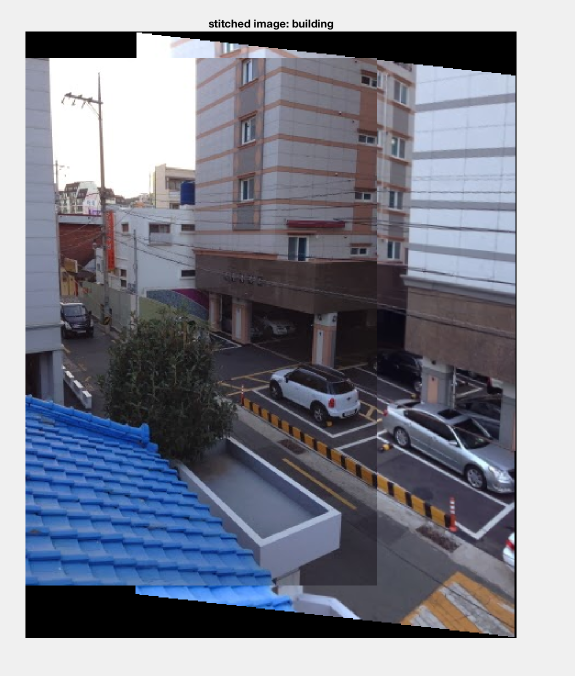
%> input picture latex_images/Abuilding.jpg, 1150 x 1352 px (shown at 1/2 size)
$ octave --eval "result = detectBlobs(imread('../latex_images/Abuilding.jpg'));"   (GNU Octave 9; MATLAB toolbox functions it lacks are replaced by stand-ins)
%> lines starting %> are read from the running program, lines starting %| are printed output that depends on the picture
function blobs = detectBlobs(im, param)
% DETECTBLOBS detects blobs in an image
%   BLOBS = DETECTBLOBSCALEIMAGE(IM, PARAM) detects multi-scale blobs in IM.
%   The method uses the Laplacian of Gaussian filter to find blobs across
%   scale space.
%
% Input:
%   IM - input image
%   PARAM - struct containing the following fields
%       PARAM.SIGMA - sigma of the LoG filter (smallest blob desired)
%       PARAM.INTERVAL - number of intervals in an octave
%       PARAM.THRESHOLD - threshold for blob detection
%       PARAM.DISPLAY - if true then then shows intermediate results
%
% Ouput:
%   BLOBS - n x 4 array with blob in each row in (x, y, radius, score)
%

% Convert image to grayscale and convert it to double [0 1].
if size(im, 3) > 1
    im = rgb2gray(im);
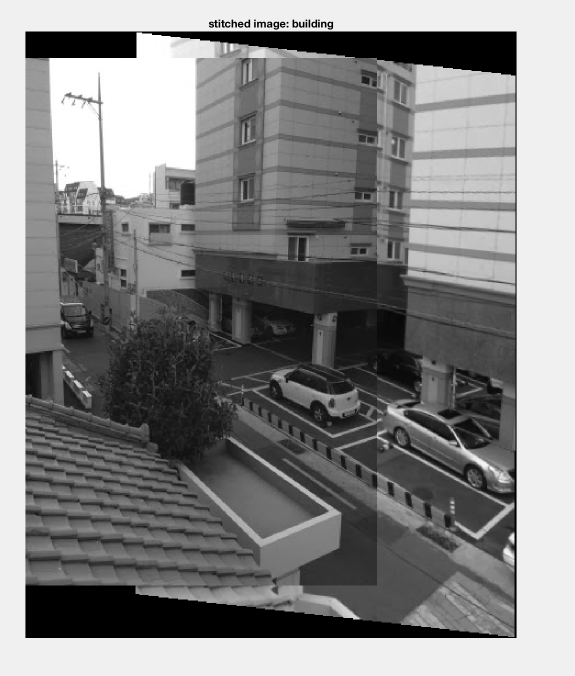
%> im: size 1352x1150 uint8 (shown at 1/2 size); min 0, max 255, mean 131.6
end
if ~isfloat(im)
    im = im2double(im);
%> im: size 1352x1150 double
end

% If param is not specified use default
if nargin < 2
    param.sigma = 2;
    param.interval = 12;
    param.threshold = 1e-2;
    param.display = false;
end

% dummy blob
% blobs = [size(im, 2)/2, size(im, 1)/2, 100, 1.0];


%% Implement these:

%% Compute the scale space representation
sigma       = 1.6;      % Initial Scale
k           = sqrt(2);  % Factor by which the scale is mulitplied each time
sigma_final = power(k,16);      % Last Scale
% Dynamically decide the interation levels from the first and last scale values and multiplication factor
n           = ceil((log(sigma_final) - log(sigma))/log(k)); % Iterations of Laplacian scale space
[h, w]      = size(im);
scaleSpace  = zeros(h, w, n);   % [h,w] - Dimensions of Image, n - Number of Levels in Scale Space

% Generate the Laplacian of Gaussian for the First Scale Level
filt_size   = 2 * ceil(3*sigma) + 1;
LoG         = fspecial('log', filt_size, sigma);

%% Compute the blob response
% Increase filter size, keep image the same
if 0
    tic
    for i = 1:n
        sigma_next = sigma * k^(i-1); % Increament sigma for next level
        filt_size = 2*ceil(3*sigma_next)+1;  % Compute the filter kernel size in the same way as previously
        LoG       =  sigma_next^2 * fspecial('log', filt_size, sigma_next);   % Making a custom LoG filter with trial and error
        filter_next = imfilter(im, LoG, 'same', 'replicate');  % Create a replica of the previous filter
        filter_next = filter_next .^ 2;     % Multiply it by itself
        scaleSpace(:,:,i) = filter_next;    % Store filter of each level
    end
    toc
end

% Faster version: keep the filter size, downsample the image
if 1
    tic
    imRes = im; % Create a copy of the image
    for i = 1:n
        imFiltered = imfilter(imRes, LoG, 'same', 'replicate'); % Apply the Laplacian of Gaussian filter here, the filter is already created in the above section
        imFiltered = imFiltered .^ 2; % Square of the LoG
        scaleSpace(:,:,i) = imresize(imFiltered, size(im), 'bicubic'); % Resize the image to original size with bicubic interpolation
        if i < n
            imRes = imresize(im, 1/(k^i), 'bicubic'); % Decrease the image size for next iteration
        end
    end
%> this loop made 15 passes
%> pass 1, in detectBlobs, `imFiltered = imfilter(imRes, LoG, 'same', 'replicate');`:
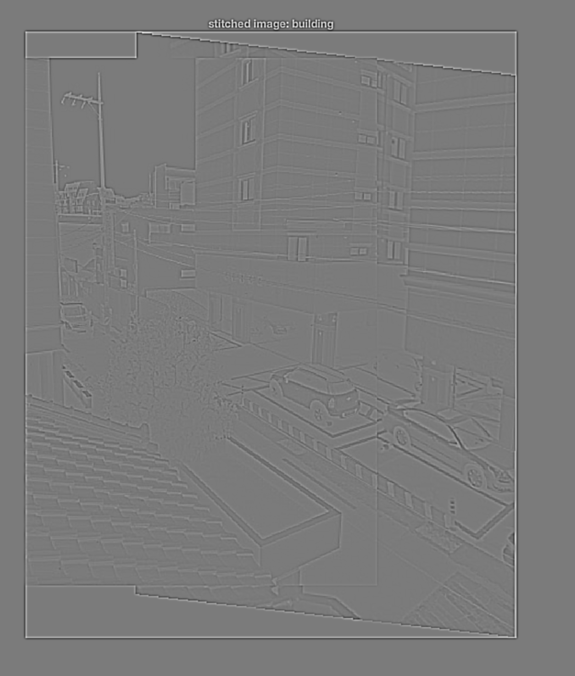
%> imFiltered: size 1352x1150 double (shown at 1/2 size); min -0.216, max 0.231, mean 3.79e-17; drawn with min black and max white
%> pass 1, in detectBlobs, `imFiltered = imFiltered .^ 2;`:
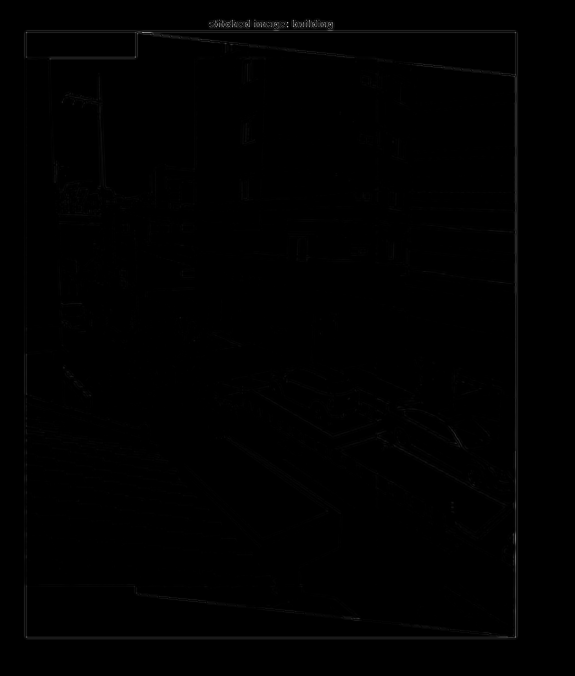
%> imFiltered: size 1352x1150 double (shown at 1/2 size); min 0, max 0.0536, mean 0.00019; drawn with min black and max white
%> pass 1, in detectBlobs, `imRes = imresize(im, 1/(k^i), 'bicubic');`:
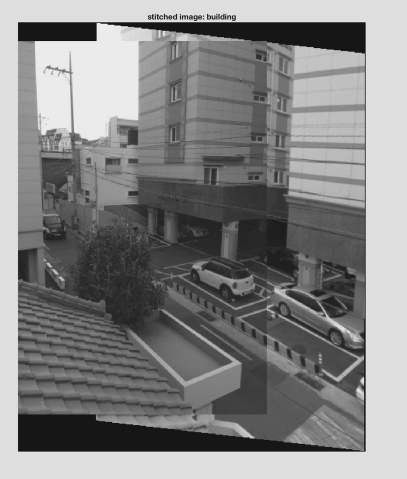
%> imRes: size 957x814 double (shown at 1/2 size); min -0.103, max 1.09, mean 0.516; drawn with min black and max white
%> pass 2, in detectBlobs, `imFiltered = imfilter(imRes, LoG, 'same', 'replicate');`:
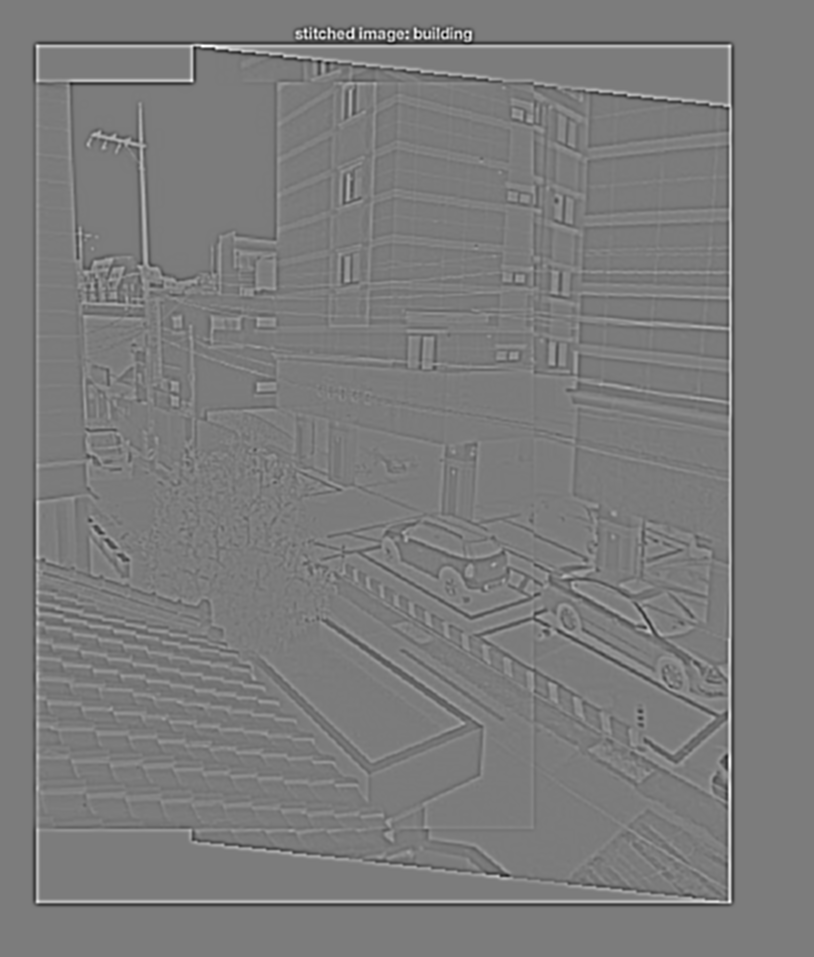
%> imFiltered: size 957x814 double; min -0.17, max 0.18, mean 4.12e-17; drawn with min black and max white
    toc
end

%% Perform NMS (spatial and scale space)
% Perform Non-Maximum Suppression for each Scale-Space Slice
suppression_size = 3; % To make it Maximum Filter
max_space = zeros(h, w, n); % NMS output for each level
for i = 1:n
    max_space(:,:,i) = ordfilt2(scaleSpace(:,:,i), suppression_size^2, ones(suppression_size));
end

% Non-Maximum Suppression between Scales and Threshold
% For scales, compare the current one with the previous and next ones, choose the maximum of the three
for i = 1:n
    max_space(:,:,i) = max(max_space(:,:,max(i-1,1):min(i+1,n)),[],3);
end
% Zero Out All Positions that are not the Local Maxima of the score (if the Value if not Greater than all its Neighbors)
max_space = max_space .* (max_space == scaleSpace);

x = [];   % X - axis of blob's center
y = [];   % Y - axis of blob's center
radius = []; % Radius of the blob
score = [];

% For each level
for i=1:n
    % Set a Threshold on the Squared Laplacian Response above which to report Region Detections
    [rows, cols, value] = find(max_space(:,:,i).*(max_space(:,:,i) >= 0.01));
    numBlobs = length(rows);
    % Create Lists of each tuple fields separately
    if(numBlobs > 0)
        radii =  sigma * k^(i-1) * sqrt(2);
        radii = repmat(radii, numBlobs, 1);
        x = [x; rows];
        y = [y; cols];
        score = [score;value];
        radius = [radius; radii];
    end
end
%> this loop made 15 passes
%> (rows, cols, value, numBlobs, radii) on passes 10 to 13: ([1228; 1233; 103], [95; 274; 985], [0.0284; 0.0138; 0.0421], 3, [51.2; 51.2; 51.2]), (1219, 115, 0.0302, 1, 72.41), (1208, 142, 0.0243, 1, 102.4), (268, 280, 0.0113, 1, 144.8)
%> after the loop, radius = 478 values from 2.26 to 144.8; score = 478 values, max 0.0536 at index 114, min 0.01 at index 174, mean 0.0191; x = 478 values, max 1275 at index 181, min 41 at index 31, mean 376.5; y = 478 values, max 1033 at index 260, min 53 at index 1, mean 666.6

blobs = [y, x, radius, score];
%> blobs = 478 rows, first 8: [53 65 2.26 0.0229; 53 115 2.26 0.016; 53 1173 2.26 0.0107; 101 118 2.26 0.0157; 275 68 2.26 0.0212; 279 64 2.26 0.0206; 286 65 2.26 0.0367; 302 69 2.26 0.018]
%> `result = detectBlobs(imread('../latex_images/Abuilding.jpg'));`: result has the same summary as blobs in detectBlobs

$ run again, on latex_images/Afield.jpg
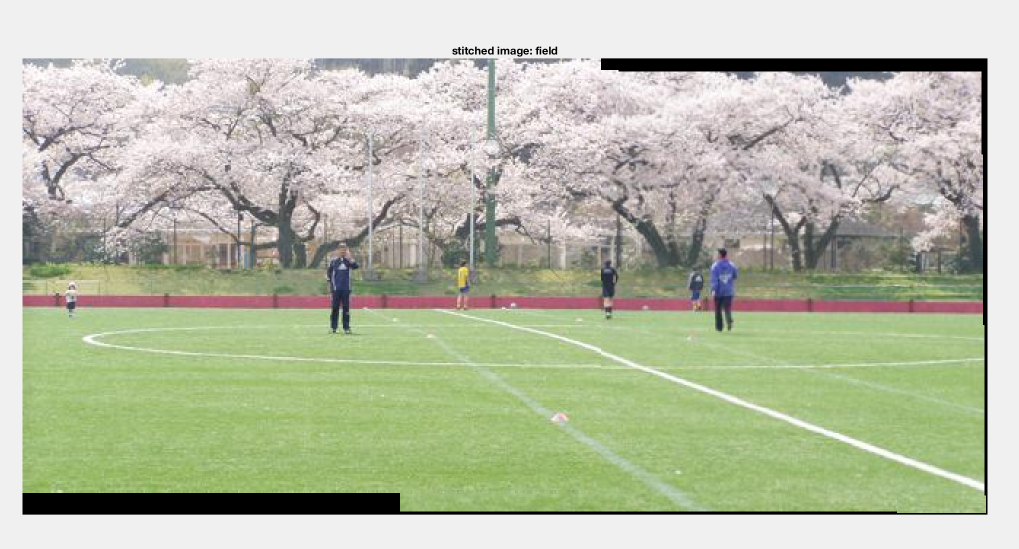
%> input picture latex_images/Afield.jpg, 2038 x 1098 px (shown at 1/2 size)
%> the loop in detectBlobs, `for i = 1:n` made 15 passes
%> pass 1, in detectBlobs, `imFiltered = imFiltered .^ 2;`:
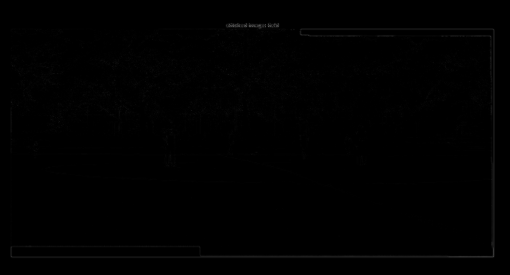
%> imFiltered: size 1098x2038 double (shown at 1/4 size); min 0, max 0.0536, mean 0.000176; drawn with min black and max white
%> pass 1, in detectBlobs, `imRes = imresize(im, 1/(k^i), 'bicubic');`:
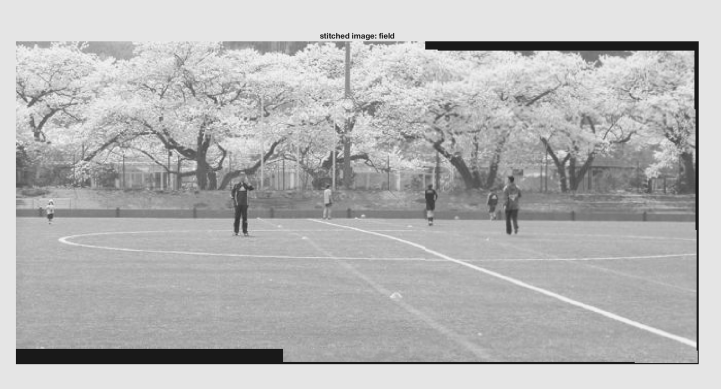
%> imRes: size 777x1442 double (shown at 1/2 size); min -0.115, max 1.06, mean 0.72; drawn with min black and max white
%> the loop in detectBlobs, `for i=1:n` made 15 passes
%> (rows, cols, value, numBlobs, radii) on passes 6, 8: ([1019; 128; 150; 154], [55; 1213; 1227; 1950], [0.0219; 0.0438; 0.01; 0.0159], 4, [12.8; 12.8; 12.8; 12.8]), ([1008; 1009; 132; 133], [67; 778; 1490; 1763], [0.0365; 0.0286; 0.0272; 0.0241], 4, [25.6; 25.6; 25.6; 25.6])
%> after the loop in detectBlobs, `for i=1:n`: radius = 331 values from 2.26 to 36.2; score = 331 values, max 0.0536 at index 97, min 0.01 at index 306, mean 0.0219; x = 331 values, max 1028 at index 140, min 95 at index 15, mean 464.9; y = 331 values, max 1974 at index 160, min 47 at index 1, mean 1274
%> blobs = 331 rows, first 8: [47 410 2.26 0.0132; 802 1022 2.26 0.0107; 907 101 2.26 0.032; 908 108 2.26 0.0268; 910 106 2.26 0.0211; 912 99 2.26 0.0154; 914 106 2.26 0.0242; 915 97 2.26 0.0128]
%> result has the same summary as blobs in detectBlobs

$ run again, on latex_images/Ahill.jpg
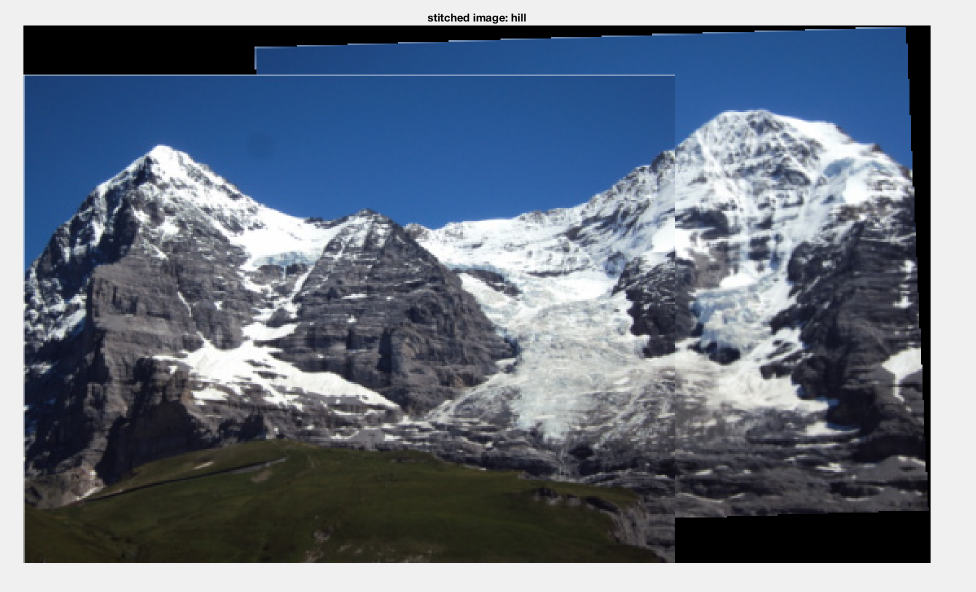
%> input picture latex_images/Ahill.jpg, 1952 x 1184 px (shown at 1/2 size)
%> the loop in detectBlobs, `for i = 1:n` made 15 passes
%> pass 1, in detectBlobs, `imFiltered = imFiltered .^ 2;`:
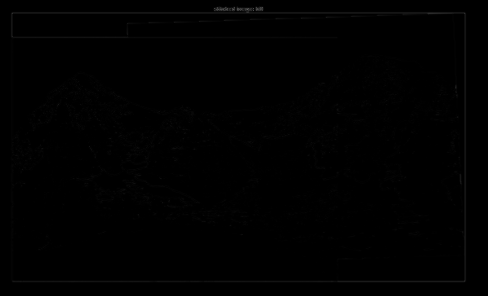
%> imFiltered: size 1184x1952 double (shown at 1/4 size); min 0, max 0.0514, mean 0.000154; drawn with min black and max white
%> pass 1, in detectBlobs, `imRes = imresize(im, 1/(k^i), 'bicubic');`:
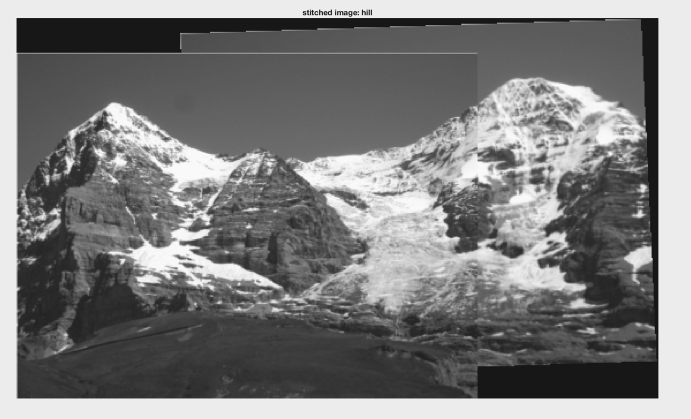
%> imRes: size 838x1381 double (shown at 1/2 size); min -0.103, max 1.02, mean 0.444; drawn with min black and max white
%> the loop in detectBlobs, `for i=1:n` made 15 passes
%> (rows, cols, value, numBlobs, radii) on passes 2, 12, 13: ([96; 33; 49; 33; 350; 469], [512; 871; 996; 1026; 1823; 1830], [0.0126; 0.0323; 0.0181; 0.0216; 0.0156; 0.011], 6, [3.2; 3.2; 3.2; 3.2; 3.2; 3.2]), ([730; 152], [467; 1795], [0.0134; 0.0173], 2, [102.4; 102.4]), ([156; 1020; 1027; 592; 1024], [176; 1072; 1484; 1732; 1735], [0.0145; 0.0102; 0.0103; 0.0138; 0.0183], 5, [144.8; 144.8; 144.8; 144.8; 144.8])
%> after the loop in detectBlobs, `for i=1:n`: radius = 421 values from 2.26 to 204.8; score = 421 values, max 0.0514 at index 103, min 0.01 at index 365, mean 0.0176; x = 421 values, max 1125 at index 132, min 29 at index 18, mean 377.6; y = 421 values, max 1860 at index 140, min 49 at index 1, mean 1011.3
%> blobs = 421 rows, first 8: [49 53 2.26 0.0225; 49 148 2.26 0.0168; 358 587 2.26 0.0112; 511 138 2.26 0.0113; 597 92 2.26 0.0114; 698 89 2.26 0.0118; 799 86 2.26 0.0117; 858 35 2.26 0.032]
%> result has the same summary as blobs in detectBlobs
